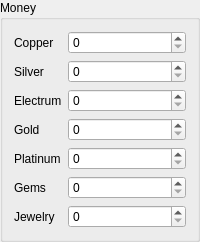
                 <widget class="QGroupBox" name="box_money">
                  <property name="title">
                   <string>Money</string>
                  </property>
                  <layout class="QFormLayout" name="form_money">
                   <item row="0" column="0">
                    <widget class="QLabel" name="label_copper">
                     <property name="text">
                      <string>Copper</string>
                     </property>
                    </widget>
                   </item>
                   <item row="0" column="1">
                    <widget class="QSpinBox" name="field_copper">
                     <property name="minimum">
                      <number>0</number>
                     </property>
                     <property name="maximum">
                      <number>65535</number>
                     </property>
                    </widget>
                   </item>
                   <item row="1" column="0">
                    <widget class="QLabel" name="label_silver">
                     <property name="text">
                      <string>Silver</string>
                     </property>
                    </widget>
                   </item>
                   <item row="1" column="1">
                    <widget class="QSpinBox" name="field_silver">
                     <property name="minimum">
                      <number>0</number>
                     </property>
                     <property name="maximum">
                      <number>65535</number>
                     </property>
                    </widget>
                   </item>
                   <item row="2" column="0">
                    <widget class="QLabel" name="label_electrum">
                     <property name="text">
                      <string>Electrum</string>
                     </property>
                    </widget>
                   </item>
                   <item row="2" column="1">
                    <widget class="QSpinBox" name="field_electrum">
                     <property name="minimum">
                      <number>0</number>
                     </property>
                     <property name="maximum">
                      <number>65535</number>
                     </property>
                    </widget>
                   </item>
                   <item row="3" column="0">
                    <widget class="QLabel" name="label_gold">
                     <property name="text">
                      <string>Gold</string>
                     </property>
                    </widget>
                   </item>
                   <item row="3" column="1">
                    <widget class="QSpinBox" name="field_gold">
                     <property name="minimum">
                      <number>0</number>
                     </property>
                     <property name="maximum">
                      <number>65535</number>
                     </property>
                    </widget>
                   </item>
                   <item row="4" column="0">
                    <widget class="QLabel" name="label_platinum">
                     <property name="text">
                      <string>Platinum</string>
                     </property>
                    </widget>
                   </item>
                   <item row="4" column="1">
                    <widget class="QSpinBox" name="field_platinum">
                     <property name="minimum">
                      <number>0</number>
                     </property>
                     <property name="maximum">
                      <number>65535</number>
                     </property>
                    </widget>
                   </item>
                   <item row="5" column="0">
                    <widget class="QLabel" name="label_gems">
                     <property name="text">
                      <string>Gems</string>
                     </property>
                    </widget>
                   </item>
                   <item row="5" column="1">
                    <widget class="QSpinBox" name="field_gems">
                     <property name="minimum">
                      <number>0</number>
                     </property>
                     <property name="maximum">
                      <number>65535</number>
                     </property>
                    </widget>
                   </item>
                   <item row="6" column="0">
                    <widget class="QLabel" name="label_jewelry">
                     <property name="text">
                      <string>Jewelry</string>
                     </property>
                    </widget>
                   </item>
                   <item row="6" column="1">
                    <widget class="QSpinBox" name="field_jewelry">
                     <property name="minimum">
                      <number>0</number>
                     </property>
                     <property name="maximum">
                      <number>65535</number>
                     </property>
                    </widget>
                   </item>
                  </layout>
                 </widget>
